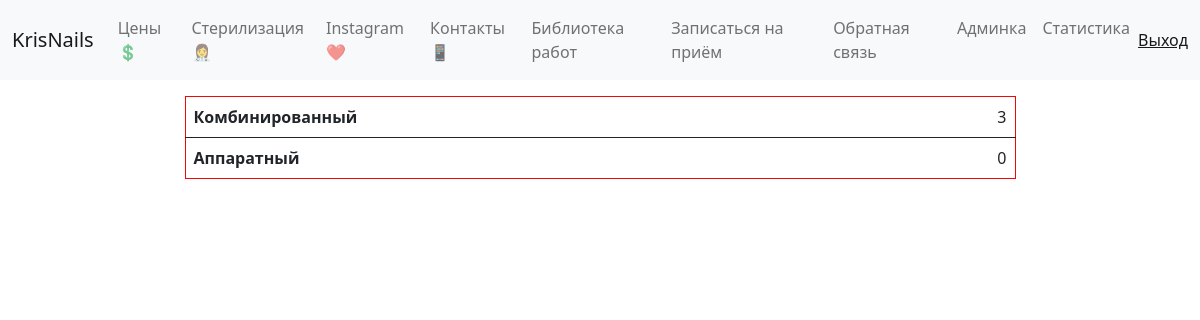
Before: /services/statictic/ (signed in) with the older database file.
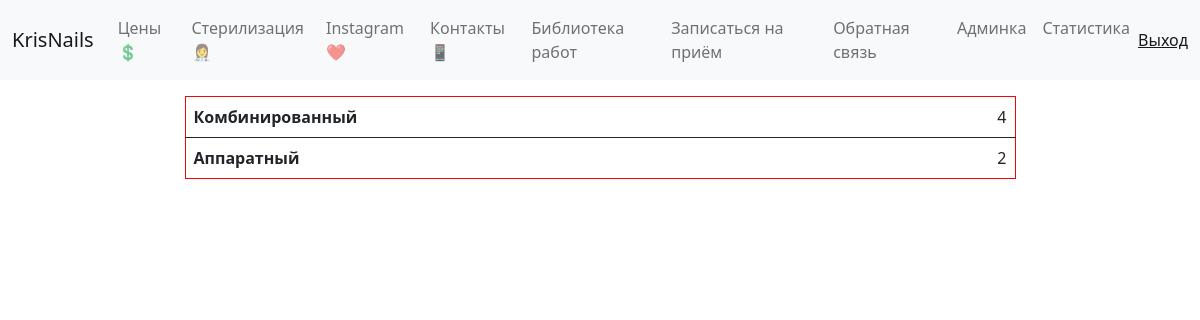
After: the same page with the newer database file.
### services/models.py (models this page shows, shortened)
class Category(models.Model):
    category_name = models.CharField(max_length=150, verbose_name='Тип услуги')
    content = models.TextField(verbose_name='Описание услуги', blank=True)
    price = models.IntegerField(verbose_name='Стоимость')
    duration = models.CharField(blank=True, max_length=100, verbose_name='продолжительность')
    created_at = models.DateTimeField(auto_now_add=True, verbose_name='Дата добавления услуги')
    updated_at = models.DateTimeField(auto_now=True, verbose_name='Дата изменения')
    is_published = models.BooleanField(default=True, verbose_name='Опубликовано')
    class Meta:
        verbose_name = 'Категория'
        verbose_name_plural = 'Категории'

### services/views.py (the view)
# urls.py: path('statictic/', views.Statistic.as_view(), name='statistic'),
class Statistic(LoginRequiredMixin, ListView):
    model = Category
    context_object_name = 'statistic'
    template_name = 'services/statistic.html'
    raise_exception = True
    def get_context_data(self, **kwargs):
        context = super().get_context_data(**kwargs)
        context['cats'] = Category.objects.annotate(cnt=Count('visit'))
        context['title'] = 'Статистика'
        return context

### services/templates/services/statistic.html
{% extends 'base.html' %}
{% block adress %}
<div class="container">
    <div class="row">
        <div class="col-9 mw-100 mx-auto my-3">
            <table class="table">
                {% for item in cats %}
                <tbody>
                <tr>
                    <th scope="row">{{ item.category_name }}</th>
                    <td class="text-end "> {{ item.cnt }}</td>
                </tr>
                </tbody>
                {% endfor %}
            </table>
        </div>
    </div>
</div>
{% endblock %}

Changed rows visible on the page:
changed Category "Комбинированный": cnt "3" → "4"
computed for Category "Аппаратный": cnt "0" → "2"
